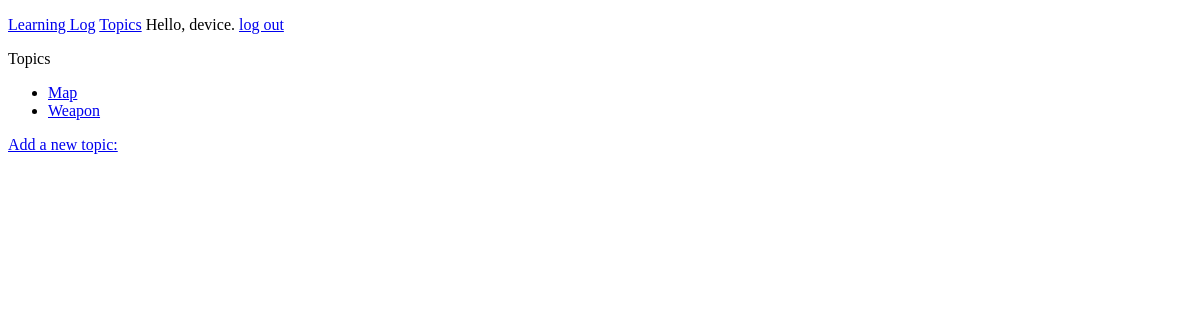
The page /topics/ (signed in) on the database as committed earlier.
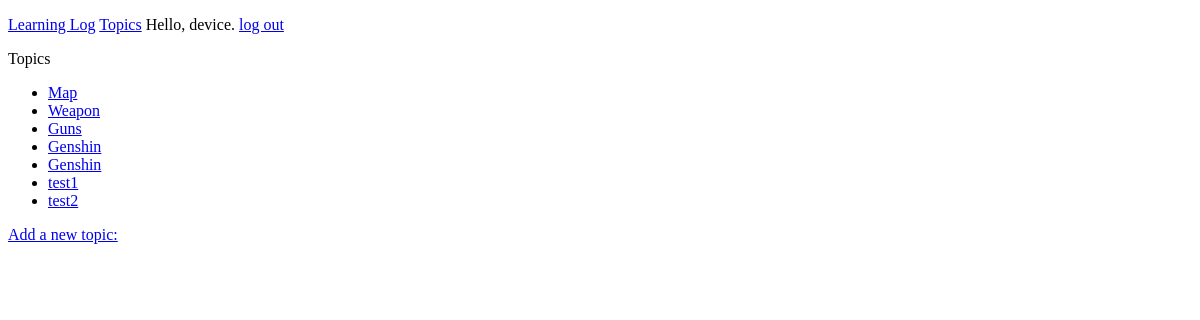
The same page on the database as committed later.
### ML/models.py (models this page shows)
class Topic(models.Model):
    text = models.CharField(max_length=200)
    date_added = models.DateTimeField(auto_now_add=True)
    def __str__(self):
        return self.text

### ML/views.py (the view)
# urls.py: path('topics/', views.topics, name='topics'),
def topics(request):
    topics = Topic.objects.order_by('date_added')
    context = {'topics': topics}
    return render(request, 'ML/topics.html', context)

### ML/templates/ML/topics.html (shortened to what this page needs)
<!DOCTYPE html>
<html lang="en">
<head>
</head>
<body>
{% extends "ML/base.html" %}
{% block content %}
<p>Topics</p>
  <ul>
    {% for topic in topics %}
      <li>
      <a href="{% url 'topic' topic.id %}">{{ topic }}</a>
      </li>
      {% empty %}
      <li>No topics have been added yet.</li>
      {% endfor %}
  </ul>
    <a href="{% url 'new_topic' %}">Add a new topic:</a>
{% endblock content %}

Rows that differ between the two databases and show on the page:
added Topic: text "Guns"
added Topic: text "Genshin"
added Topic: text "Genshin"
added Topic: text "test1"
added Topic: text "test2"
